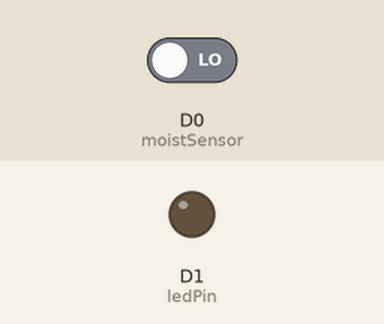
Recording of a sketch running on a simulated ESP8266 (NodeMCU). Shown: output pins drawn as LEDs (lit = HIGH). The inputs (shaded band) are chosen by the test bench; at power-on: D0 (moistSensor) LOW.

Above: at 1.2 s.
1.3 s: D0 (moistSensor) driven HIGH
At 1.8 s:
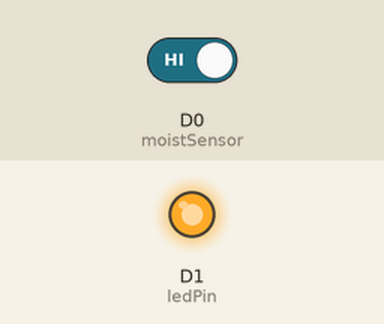
2.8 s: D0 (moistSensor) driven LOW
At 4.1 s:
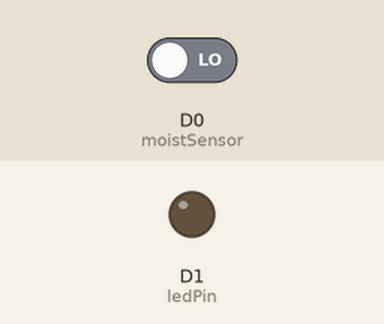
Timing chart, 0 to 5.8 s (numbered marks = the images above; inputs shaded):
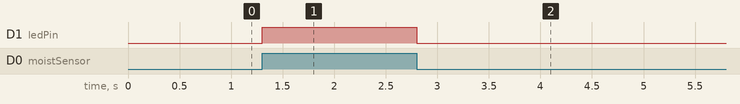

Measured:
- after the input at 1.3 s, D1 (ledPin): LOW → HIGH at once
- after the input at 2.8 s, D1 (ledPin): HIGH → LOW at once

The sketch:

sketch_aug14d.ino
```cpp
const int moistSensor=D0;
const int ledPin=D1;
int moistState=0;


void setup() {
pinMode(moistSensor,INPUT);
pinMode(ledPin,OUTPUT);

}

void loop() {
moistState = digitalRead(moistSensor);
while(moistState==HIGH){
  digitalWrite(ledPin,HIGH);
  moistState=digitalRead(moistSensor);
  }
  digitalWrite(ledPin,LOW);
}
```
